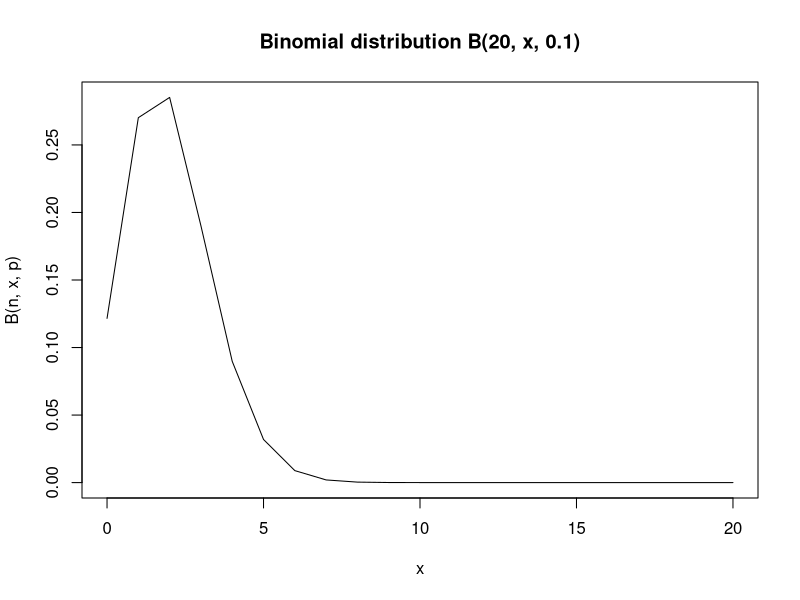
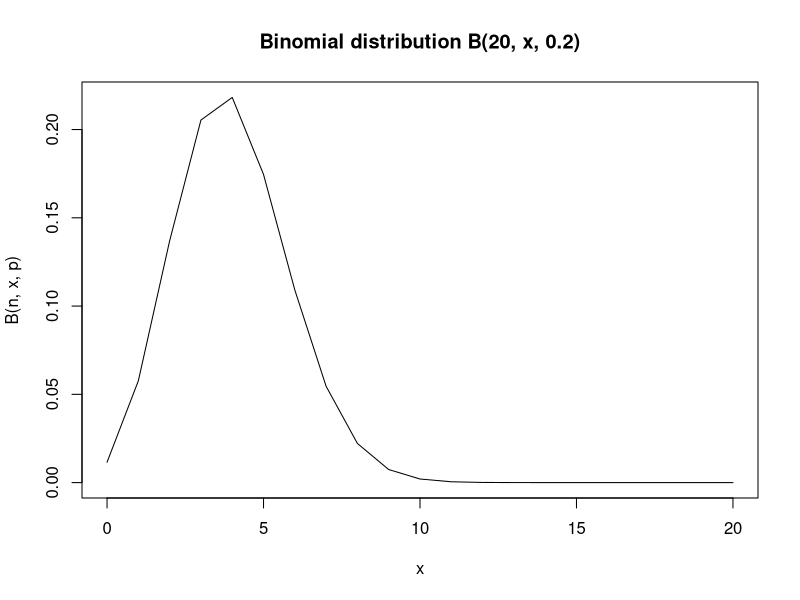
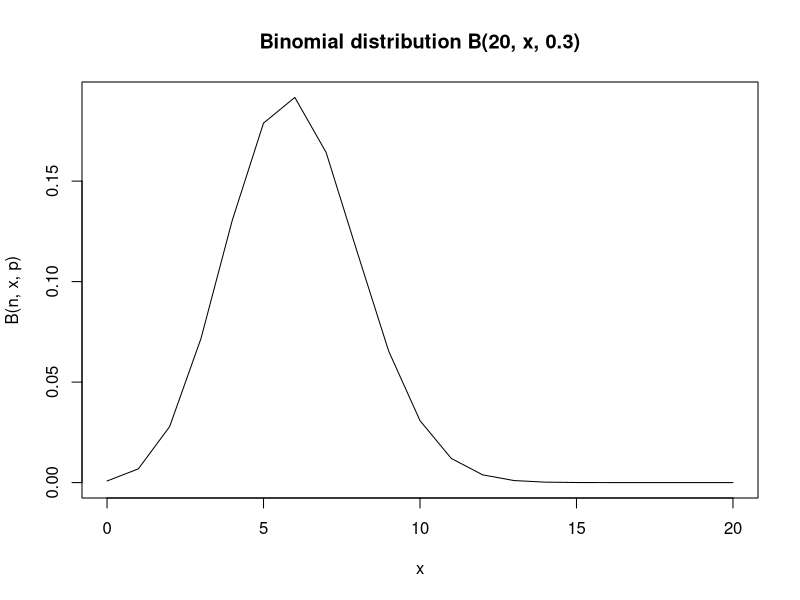
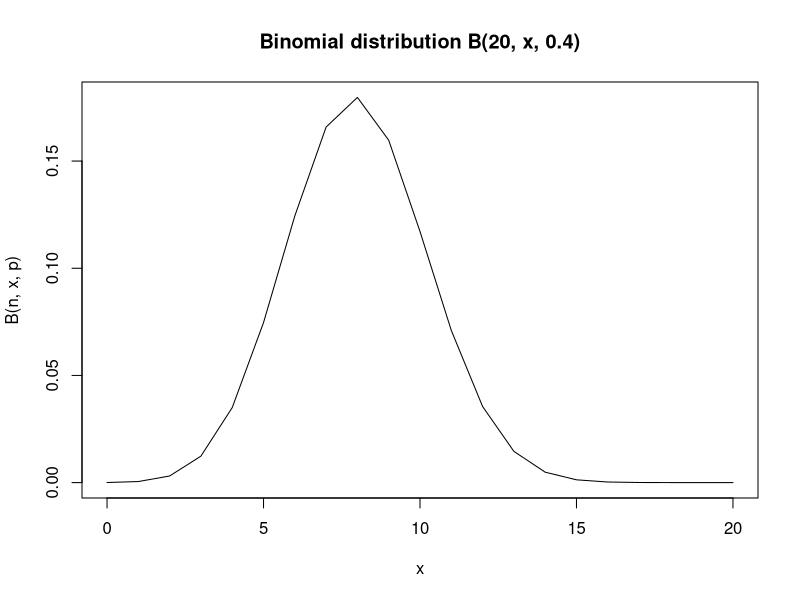
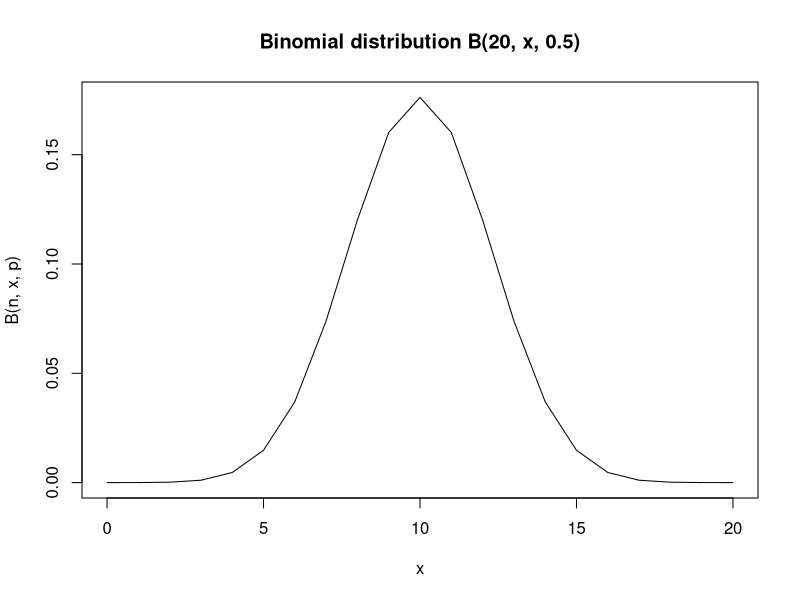
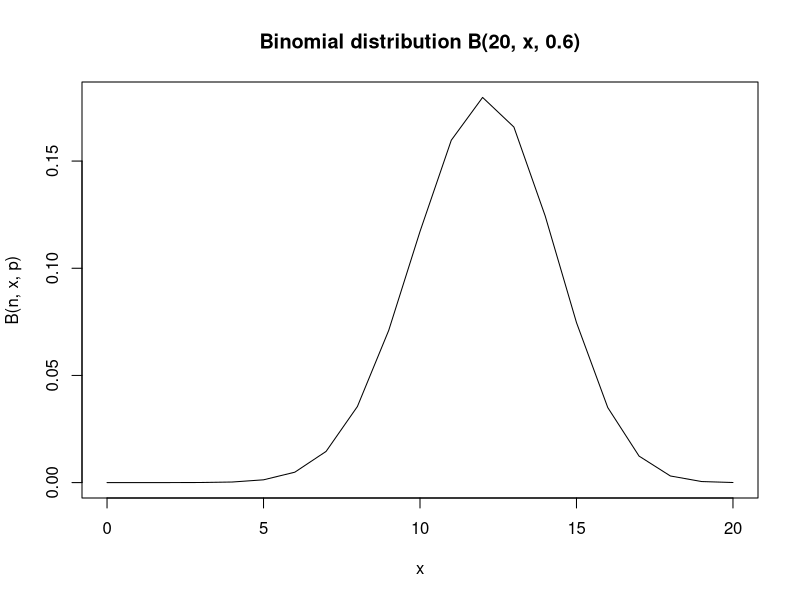
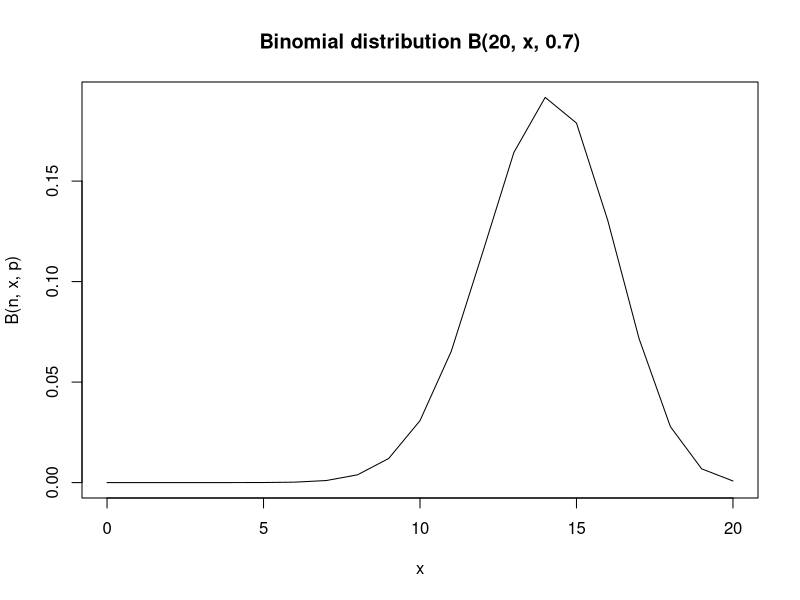
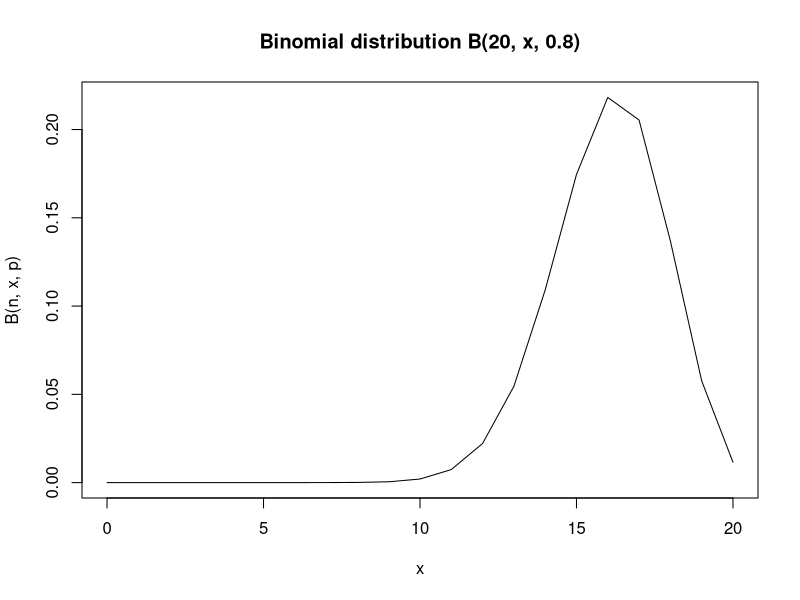

Write the R code that produced these figures, in order.
n <- 20
probabilities <- 1:9 / 10
successes <- 0:20

for (probability in probabilities) {
  png(filename = paste0("binomial_", probability, ".png"))
  plot(successes, dbinom(x = successes, size = n, prob = probability), type = 'l', xlab = 'x', ylab = "B(n, x, p)",
       main = paste0("Binomial distribution B(", n, ", x, ", probability, ')'))
  dev.off()
}
